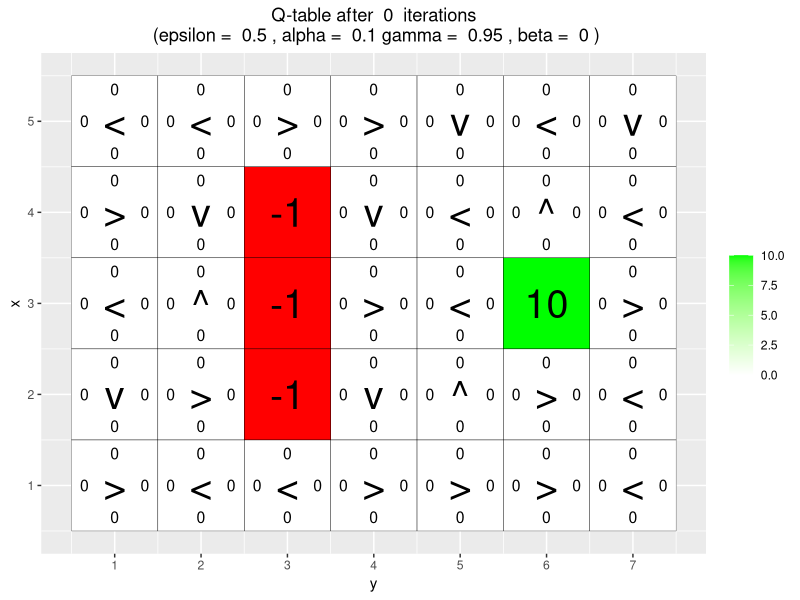
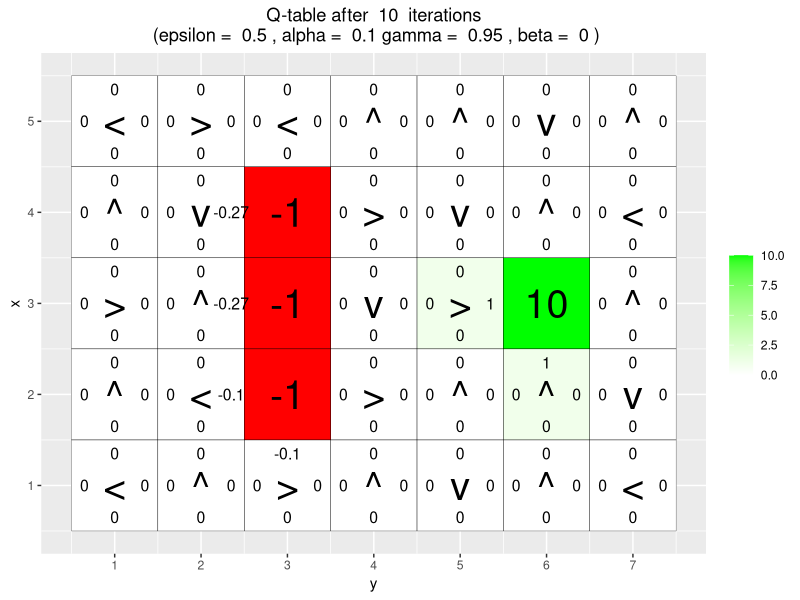
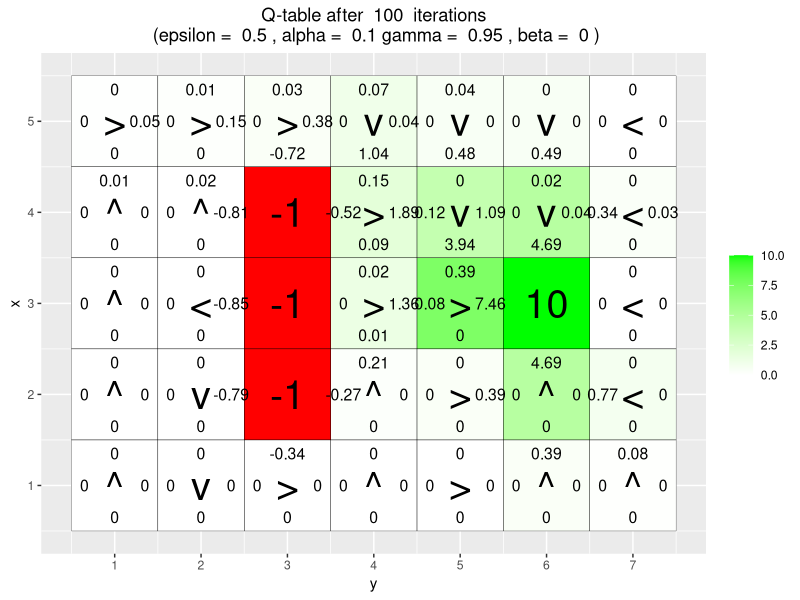
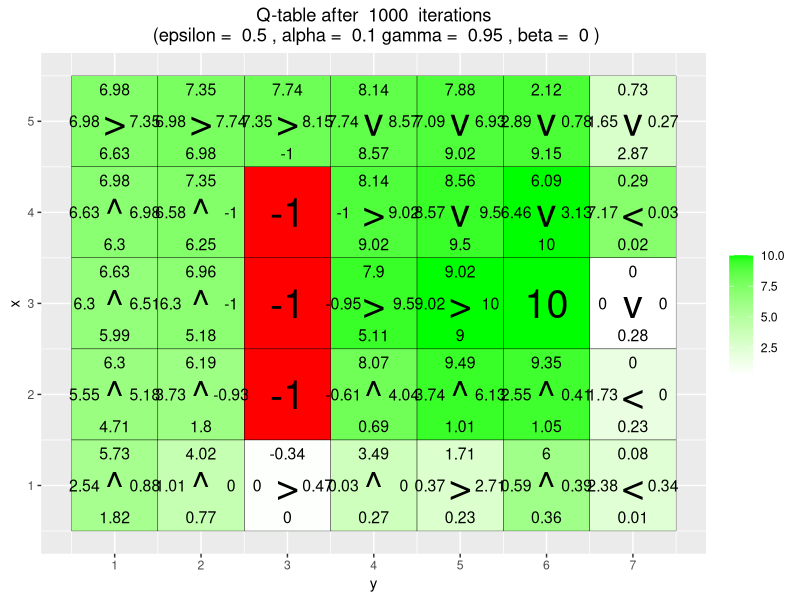
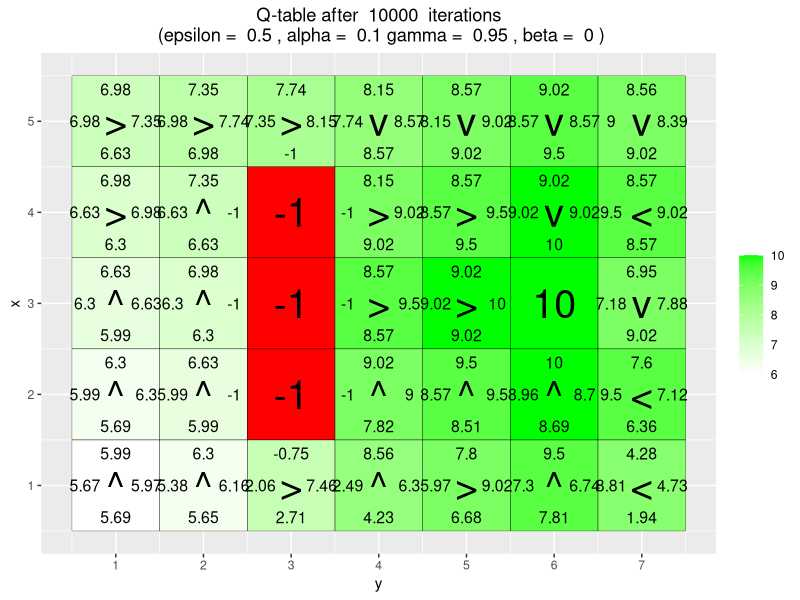
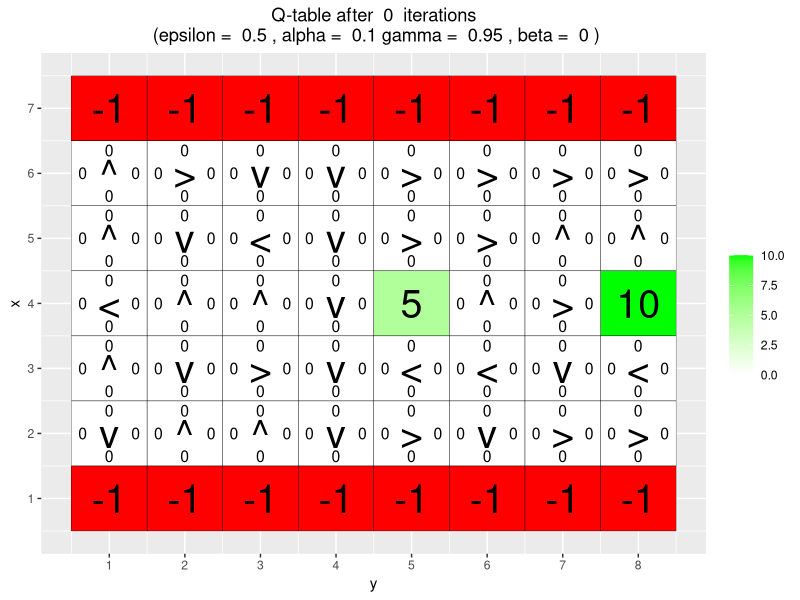
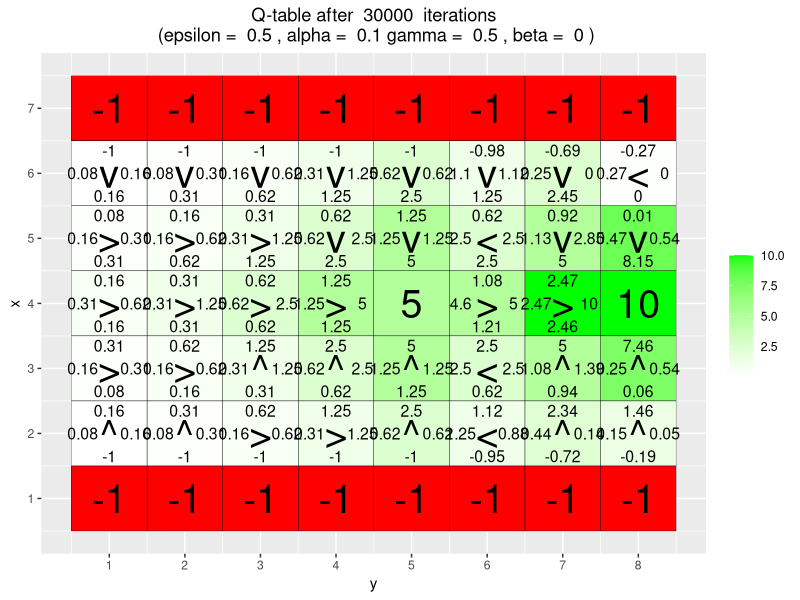
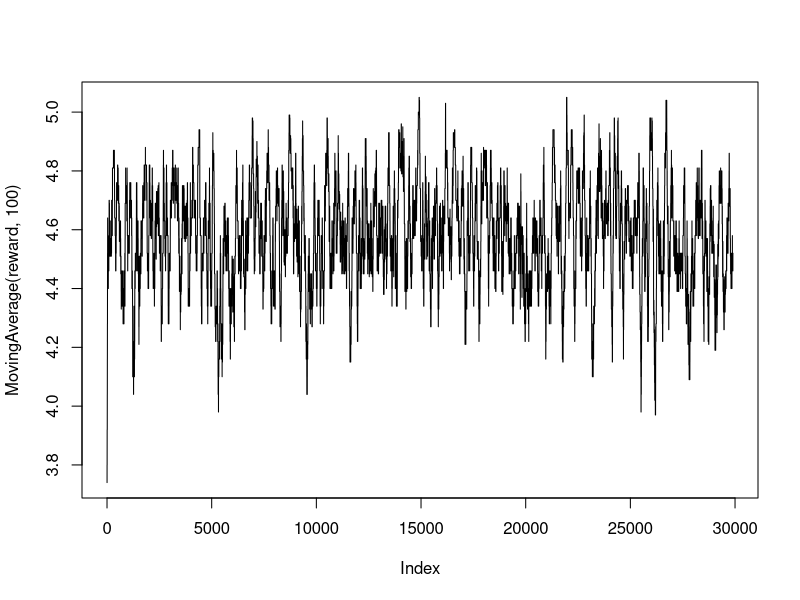

These figures' R source, in order: (Note: a time limit stopped this script after it produced the figures.)
## ---- chunk 1
knitr::opts_chunk$set(echo = TRUE, message = FALSE, warning=FALSE, fig.width = 5, fig.height = 3, fig.align = 'center')

## ---- chunk 2
# install.packages("ggplot2")
# install.packages("vctrs")
library(knitr)
library(ggplot2)
## ---- chunk 3
# given code 
arrows <- c("^", ">", "v", "<")
action_deltas <- list(c(1,0), # up
                      c(0,1), # right
                      c(-1,0), # down
                      c(0,-1)) # left


vis_environment <- function(iterations=0, epsilon = 0.5, alpha = 0.1, gamma = 0.95, beta = 0){
  
  # Visualize an environment with rewards. 
  # Q-values for all actions are displayed on the edges of each tile.
  # The (greedy) policy for each state is also displayed.
  # 
  # Args:
  #   iterations, epsilon, alpha, gamma, beta (optional): for the figure title.
  #   reward_map (global variable): a HxW array containing the reward given at each state.
  #   q_table (global variable): a HxWx4 array containing Q-values for each state-action pair.
  #   H, W (global variables): environment dimensions.
  
  df <- expand.grid(x=1:H,y=1:W)
  foo <- mapply(function(x,y) ifelse(reward_map[x,y] == 0,q_table[x,y,1],NA),df$x,df$y)
  df$val1 <- as.vector(round(foo, 2))
  foo <- mapply(function(x,y) ifelse(reward_map[x,y] == 0,q_table[x,y,2],NA),df$x,df$y)
  df$val2 <- as.vector(round(foo, 2))
  foo <- mapply(function(x,y) ifelse(reward_map[x,y] == 0,q_table[x,y,3],NA),df$x,df$y)
  df$val3 <- as.vector(round(foo, 2))
  foo <- mapply(function(x,y) ifelse(reward_map[x,y] == 0,q_table[x,y,4],NA),df$x,df$y)
  df$val4 <- as.vector(round(foo, 2))
  foo <- mapply(function(x,y) 
    ifelse(reward_map[x,y] == 0,arrows[GreedyPolicy(x,y)],reward_map[x,y]),df$x,df$y)
  df$val5 <- as.vector(foo)
  foo <- mapply(function(x,y) ifelse(reward_map[x,y] == 0,max(q_table[x,y,]),
                                     ifelse(reward_map[x,y]<0,NA,reward_map[x,y])),df$x,df$y)
  df$val6 <- as.vector(foo)
  
  print(ggplot(df,aes(x = y,y = x)) +
          scale_fill_gradient(low = "white", high = "green", na.value = "red", name = "") +
          geom_tile(aes(fill=val6)) +
          geom_text(aes(label = val1),size = 4,nudge_y = .35,na.rm = TRUE) +
          geom_text(aes(label = val2),size = 4,nudge_x = .35,na.rm = TRUE) +
          geom_text(aes(label = val3),size = 4,nudge_y = -.35,na.rm = TRUE) +
          geom_text(aes(label = val4),size = 4,nudge_x = -.35,na.rm = TRUE) +
          geom_text(aes(label = val5),size = 10) +
          geom_tile(fill = 'transparent', colour = 'black') + 
          ggtitle(paste("Q-table after ",iterations," iterations\n",
                        "(epsilon = ",epsilon,", alpha = ",alpha,"gamma = ",gamma,", beta = ",beta,")")) +
          theme(plot.title = element_text(hjust = 0.5)) +
          scale_x_continuous(breaks = c(1:W),labels = c(1:W)) +
          scale_y_continuous(breaks = c(1:H),labels = c(1:H)))
  
}


transition_model <- function(x, y, action, beta){
  
  # Computes the new state after given action is taken. The agent will follow the action 
  # with probability (1-beta) and slip to the right or left with probability beta/2 each.
  # 
  # Args:
  #   x, y: state coordinates.
  #   action: which action the agent takes (in {1,2,3,4}).
  #   beta: probability of the agent slipping to the side when trying to move.
  #   H, W (global variables): environment dimensions.
  # 
  # Returns:
  #   The new state after the action has been taken.
  
  delta <- sample(-1:1, size = 1, prob = c(0.5*beta,1-beta,0.5*beta))
  final_action <- ((action + delta + 3) %% 4) + 1
  foo <- c(x,y) + unlist(action_deltas[final_action])
  foo <- pmax(c(1,1),pmin(foo,c(H,W)))
  
  return (foo)
}


## ---- chunk 4
# greedy function
GreedyPolicy <- function(x, y){
  
  # Get a greedy action for state (x,y) from q_table.
  #
  # Args:
  #   x, y: state coordinates.
  #   q_table (global variable): a HxWx4 array containing Q-values for each state-action pair.
  # 
  # Returns:
  #   An action, i.e. integer in {1,2,3,4}.
  
  # Your code here.
  max_actions <- which(q_table[x,y,]==max(q_table[x,y,])) # picking out all max values
 
  max_actions[sample(seq_along(max_actions),1)]# Random if two actions are equally good in the table

  }

# Epsilon greedy function
EpsilonGreedyPolicy <- function(x, y, epsilon){
  
  # Get an epsilon-greedy action for state (x,y) from q_table.
  #
  # Args:
  #   x, y: state coordinates.
  #   epsilon: probability of acting randomly.
  # 
  # Returns:
  #   An action, i.e. integer in {1,2,3,4}.
  
  # Your code here.
  if (runif(1)< 1-epsilon){
    GreedyPolicy(x,y) # best known action
  }
  else{
    sample(c(1,2,3,4),1) # random action
  }
  
}
## ---- chunk 5



q_learning <- function(start_state, epsilon = 0.5, alpha = 0.1, gamma = 0.95, 
                       beta = 0){
  
  # Perform one episode of Q-learning. The agent should move around in the 
  # environment using the given transition model and update the Q-table.
  # The episode ends when the agent reaches a terminal state.
  # 
  # Args:
  #   start_state: array with two entries, describing the starting position of the agent.
  #   epsilon (optional): probability of acting randomly.
  #   alpha (optional): learning rate.
  #   gamma (optional): discount factor.
  #   beta (optional): slipping factor.
  #   reward_map (global variable): a HxW array containing the reward given at each state.
  #   q_table (global variable): a HxWx4 array containing Q-values for each state-action pair.
  # 
  # Returns:
  #   reward: reward received in the episode.
  #   correction: sum of the temporal difference correction terms over the episode.
  #   q_table (global variable): Recall that R passes arguments by value. So, q_table being
  #   a global variable can be modified with the superassigment operator <<-.
  
  # Your code here.

  x <- start_state[1]
  y <- start_state[2]
  episode_correction <- c()
  repeat{
    # Follow policy, execute action, get reward.
    
    action <-  EpsilonGreedyPolicy(x,y,epsilon)
    new_pos <- transition_model(x,y,action,beta)
    reward <- reward_map[new_pos[1], new_pos[2]]
    
    

    # correction
    corr <-(alpha*(reward + gamma *max(q_table[new_pos[1],new_pos[2],])-q_table[x,y,action] ))
    # Q-table update.
    q_table[x,y,action] <<- q_table[x,y,action] + corr
    # sum of corrections
    episode_correction <- c(episode_correction , corr)
    x <- new_pos[1]
    y <- new_pos[2]
    
    if(reward!=0)
      # End episode.
      return (c(reward,sum(episode_correction)))
  }
  
}




## ---- chunk 6
# Environment A (learning)
set.seed(12345)
H <- 5
W <- 7

reward_map <- matrix(0, nrow = H, ncol = W)
reward_map[3,6] <- 10
reward_map[2:4,3] <- -1

q_table <- array(0,dim = c(H,W,4))

vis_environment()

for(i in 1:10000){
  foo <- q_learning(start_state = c(3,1))
  
  if(any(i==c(10,100,1000,10000)))
    vis_environment(i)
}

## ---- chunk 7
# Environment B (the effect of epsilon and gamma)

H <- 7
W <- 8

reward_map <- matrix(0, nrow = H, ncol = W)
reward_map[1,] <- -1
reward_map[7,] <- -1
reward_map[4,5] <- 5
reward_map[4,8] <- 10

q_table <- array(0,dim = c(H,W,4))

vis_environment()

MovingAverage <- function(x, n){
  
  cx <- c(0,cumsum(x))
  rsum <- (cx[(n+1):length(cx)] - cx[1:(length(cx) - n)]) / n
  
  return (rsum)
}

for(j in c(0.5,0.75,0.95)){
  q_table <- array(0,dim = c(H,W,4))
  reward <- NULL
  correction <- NULL
  
  for(i in 1:30000){
    foo <- q_learning(gamma = j, start_state = c(4,1))
    reward <- c(reward,foo[1])
    correction <- c(correction,foo[2])
  }
  
  vis_environment(i, gamma = j)
  plot(MovingAverage(reward,100),type = "l")
  plot(MovingAverage(correction,100),type = "l")
}

for(j in c(0.5,0.75,0.95)){
  q_table <- array(0,dim = c(H,W,4))
  reward <- NULL
  correction <- NULL
  
  for(i in 1:30000){
    foo <- q_learning(epsilon = 0.1, gamma = j, start_state = c(4,1))
    reward <- c(reward,foo[1])
    correction <- c(correction,foo[2])
  }
  
  vis_environment(i, epsilon = 0.1, gamma = j)
  plot(MovingAverage(reward,100),type = "l")
  plot(MovingAverage(correction,100),type = "l")
}
## ---- chunk 8

# Environment C (the effect of beta).

H <- 3
W <- 6

reward_map <- matrix(0, nrow = H, ncol = W)
reward_map[1,2:5] <- -1
reward_map[1,6] <- 10

q_table <- array(0,dim = c(H,W,4))

vis_environment()

for(j in c(0,0.2,0.4,0.66)){
  q_table <- array(0,dim = c(H,W,4))
  
  for(i in 1:10000)
    foo <- q_learning(gamma = 0.6, beta = j, start_state = c(1,1))
  
  vis_environment(i, gamma = 0.6, beta = j)
}
## ---- chunk 9
knitr::include_graphics('pic1.png')
## ---- chunk 10
knitr::include_graphics('pic2.png')
